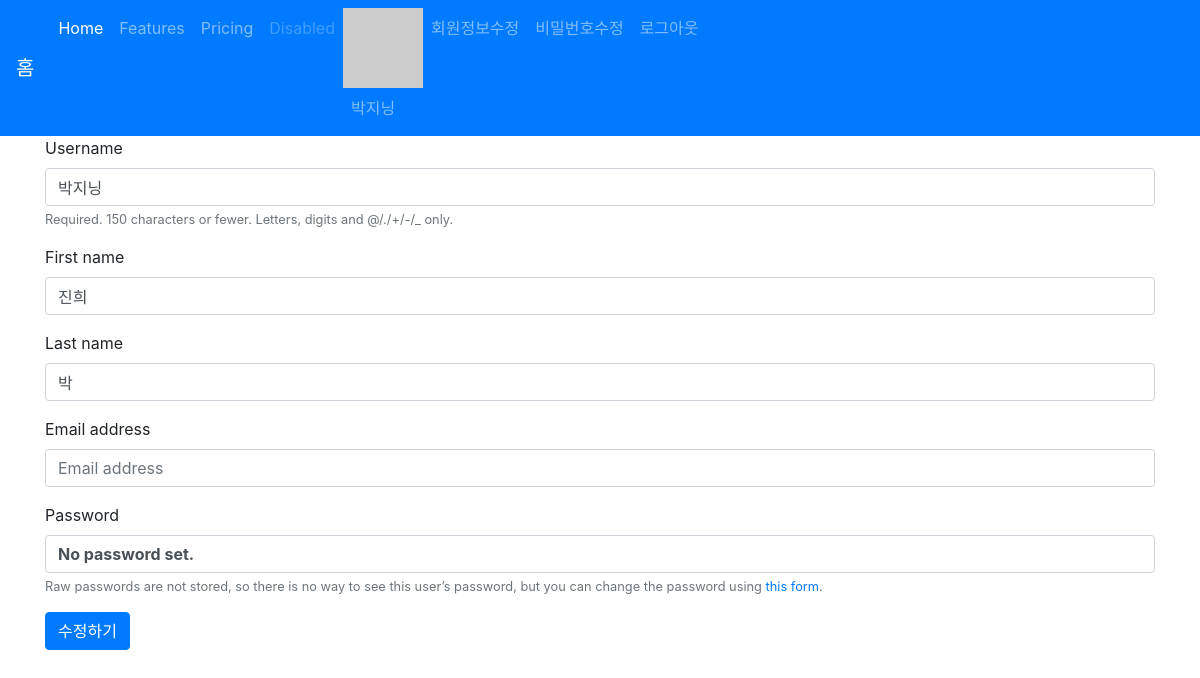
Page /accounts/update/ (signed in) on the committed database.
### accounts/models.py (models this page shows)
class User(AbstractUser):
    followers = models.ManyToManyField( # follower: 나를 따르는 사람
        settings.AUTH_USER_MODEL,
        related_name='followings',
        blank=True
    )

### accounts/views.py (the view)
# urls.py: path('update/', views.update, name='update'),
@login_required
def update(request):
    if request.method == 'POST':
        form = CustomUserChangeForm(request.POST, instance=request.user)
        if form.is_valid():
            form.save()
            return redirect('articles:index')
    else:
        form = CustomUserChangeForm(instance=request.user)
    context = {
        'form': form
    }
    return render(request, 'accounts/form.html', context)

### accounts/forms.py
class CustomUserChangeForm(UserChangeForm):
    class Meta:
        model = get_user_model() # User return
        fields = ('username', 'first_name', 'last_name', 'email')

### articles/templatetags/gravatar.py (called while the page is built)
@register.filter
def makehash(user):
    email = user.email
    social_user = user.socialaccount_set.all().first()
    if social_user: # 있으면,
        return social_user.extra_data.get('properties').get('profile_image')
    return 'https://www.gravatar.com/avatar/' + hashlib.md5(email.strip().lower().encode('utf-8')).hexdigest()

### accounts/templates/accounts/form.html (shortened to what this page needs)
{% extends 'articles/base.html' %}
{% load bootstrap4 %}
{% block body %}
<form action="" method="POST" class="form">
  {% bootstrap_form form %}
  {% buttons %}
  {% if request.resolver_match.url_name == 'signup' %}
  <button type="submit" class="btn btn-primary">회원가입</button>
  {% elif request.resolver_match.url_name == 'update' %}
  <button type="submit" class="btn btn-primary">수정하기</button>
  {% elif request.resolver_match.url_name == 'password' %}
  <button type="submit" class="btn btn-primary">비밀번호 변경</button>
  {% endif %}
  {% endbuttons %}
</form>
{% endblock %}

### articles/templates/_navbar.html (shortened to what this page needs)
<nav class="navbar navbar-expand-lg navbar-dark bg-primary">
  <a class="navbar-brand" href="/articles/">홈</a>
  <div class="collapse navbar-collapse" id="navbarNav">
    <ul class="navbar-nav">
      <li class="nav-item active">
        <a class="nav-link" href="#">Home <span class="sr-only">(current)</span></a>
      </li>
      <li class="nav-item">
        <a class="nav-link" href="#">Features</a>
      </li>
      <li class="nav-item">
        <a class="nav-link" href="#">Pricing</a>
      </li>
      <li class="nav-item">
        <a class="nav-link disabled" href="#" tabindex="-1" aria-disabled="true">Disabled</a>
      </li>
      {% if user.is_authenticated %}
      <li class="nav-item">
        {% load gravatar %}
        <img src="{{ user|makehash }}" alt="">
        <a class="nav-link" href="{% url 'accounts:profile' user.pk %}">{{ user.username }}</a>
      </li>
      <li class="nav-item">
        <a class="nav-link" href="{% url 'accounts:update' %}">회원정보수정</a>
      </li>
      <li class="nav-item">
        <a class="nav-link" href="{% url 'accounts:password' %}">비밀번호수정</a>
      </li>
      <li class="nav-item">
        <a class="nav-link" href="{% url 'accounts:logout' %}">로그아웃</a>
      </li>
      {% endif %}
    </ul>
  </div>
</nav>

### rows in the picture
User: username "박지닝", first_name "진희", last_name "박"
